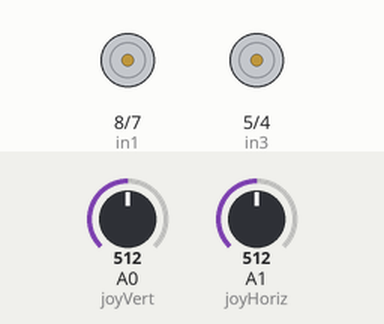
Bench run of a sketch on a simulated Arduino Uno, built with avr-gcc and run on an emulated ATmega328P. Shown: motor-driver pin pairs drawn as motors (green arrow = first pin HIGH = forward, orange = second pin HIGH = backward, longer = more drive, scaled by the enable pin). The inputs (shaded band) are chosen by the test bench; at power-on: A0 (joyVert) = 512, A1 (joyHoriz) = 512.

Above: at 1.2 s.
1.3 s: A0 (joyVert) set to 450
2.8 s: A1 (joyHoriz) set to 716
At 3.1 s:
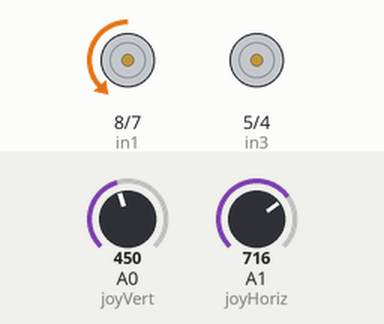
4.3 s: A0 (joyVert) set to 574
At 5.5 s:
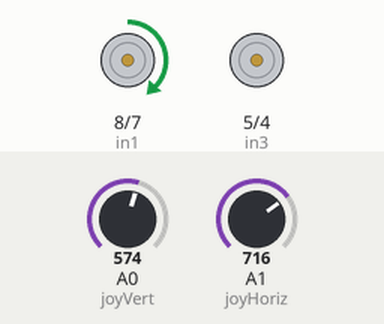
5.8 s: A1 (joyHoriz) set to 900
At 6.6 s:
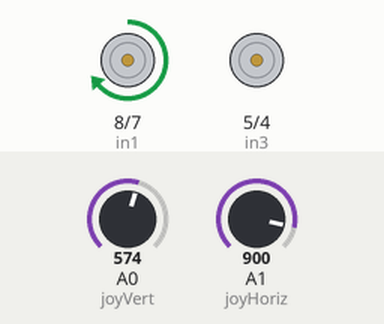
7.3 s: A1 (joyHoriz) set to 1023
At 7.8 s:
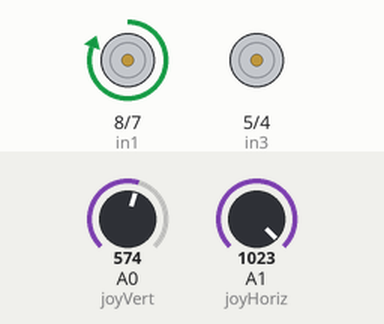
8.8 s: A0 (joyVert) set to 468
10.3 s: A0 (joyVert) set to 452
At 11.2 s:
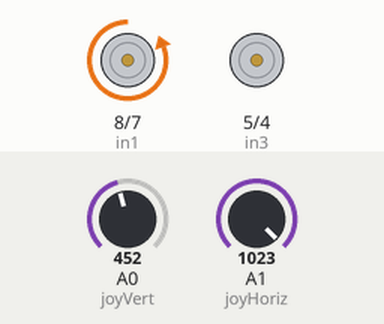
Timing chart, 0 to 12.8 s (numbered marks = the images above; inputs shaded):
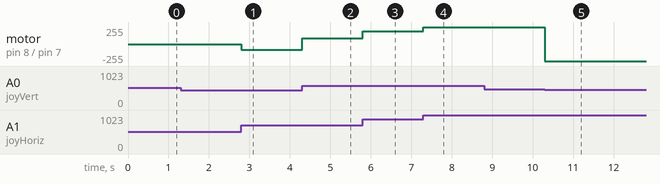

Measured:
- the behaviour switches between 460 and 459 on A0 (joyVert) (found by bisection; images 4 and 5)
- after the input at 2.8 s, motor on pin 8 (in1) / pin 7 (in2): stopped → backward 89/255 at once
- after the input at 4.3 s, motor on pin 8 (in1) / pin 7 (in2): backward 89/255 → forward 89/255 at once
- after the input at 5.8 s, motor on pin 8 (in1) / pin 7 (in2): forward 89/255 → forward 191/255 at once
- after the input at 7.3 s, motor on pin 8 (in1) / pin 7 (in2): forward 191/255 → forward 255/255 at once
- after the input at 8.8 s, every drawn part: stays the same
- after the input at 10.3 s, motor on pin 8 (in1) / pin 7 (in2): forward 255/255 → backward 255/255 at once

The sketch:

PWM_hbridge_DC.ino
```cpp
//Motor A
int enA = 9;
int in1 = 8;
int in2 = 7;

//Motor B
int enB = 3;
int in3 = 5;
int in4 = 4;

//Joystick input
int joyVert = A0; //Vertical
int joyHoriz = A1; //Horizontal

//Motor Speed due to the effects from the joystick
int speed1 = 0;
int speed2 = 0;

//Joystick values
int joyposVert = 512; //512 is the middle position
int joyposHoriz = 512;

void setup() {
  // put your setup code here, to run once:

  //Motor Control pins to outputs
  pinMode(enA, OUTPUT);
  pinMode(enB, OUTPUT);
  pinMode(in1, OUTPUT);
  pinMode(in2, OUTPUT);
  pinMode(in3, OUTPUT);
  pinMode(in4, OUTPUT);

  //Motors disabled and direction forward, joystick use ONLY
  digitalWrite(enA, LOW); // Motor A
  digitalWrite(in1, HIGH);
  digitalWrite(in2, LOW);

  digitalWrite(enB, LOW); // Motor B
  digitalWrite(in3, HIGH);
  digitalWrite(in4, LOW);
}

void loop() {

  //Read joystick x and y positions
  joyposVert = analogRead(joyVert);
  joyposHoriz = analogRead(joyHoriz);

  // Determine forward or reverse based of the joystick input

  if(joyposVert < 460)
  {
    //Backward

    digitalWrite(in1, LOW); //Motor A
    digitalWrite(in2, HIGH);

    digitalWrite(in3, LOW); //Motor B
    digitalWrite(in4, HIGH);

    //Motor Speeds
    joyposVert = joyposVert - 460;  // negative number
    joyposVert = joyposVert * -1; // turns result to a positive

    speed1 = map(joyposVert, 0, 460, 0, 255);
    speed2 = map(joyposVert, 0, 460, 0, 255);

  }
  else if (joyposVert > 564)
  {
    //Forward

    digitalWrite(in1, HIGH); //Motor A
    digitalWrite(in2, LOW);

    digitalWrite(in3, HIGH); //Motor B
    digitalWrite(in4, LOW);

    speed1 = map(joyposVert, 564, 1023, 0, 255);
    speed2 = map(joyposVert, 564, 1023, 0, 255);

  }
  else
  {
    // motor stops
    speed1 = 0;
    speed2 = 0;
  }

  //Steering portion

  if(joyposHoriz < 460)
  {
    //left
    joyposHoriz = joyposHoriz - 460;  // negative number
    joyposHoriz = joyposHoriz * -1; // turns result to a positive

    joyposHoriz = map(joyposHoriz, 0, 460, 0, 255); // 255 Maximum value

    speed1 = speed1 - joyposHoriz;
    speed2 = speed2 + joyposHoriz;

    if(speed1 < 0)speed1 = 0; //Used to not exceed range of 0-255
    if(speed2 > 255)speed2 = 255;


  }
  else if (joyposHoriz > 564)
  {
    //right
   joyposHoriz = map(joyposHoriz, 564, 1023, 0, 255); // 255 Maximum value

    speed1 = speed1 + joyposHoriz;
    speed2 = speed2 - joyposHoriz;

    if(speed1 > 255)speed1 = 255; //Used to not exceed range of 0-255
    if(speed2 < 0)speed2 = 0;


  }

  // Adjust to prevent "buzzing" at very low speed
  /*if(speed1 < 8)speed1 = 0;
  if(speed2 < 8)speed2 = 0;*/
  if (speed1 < 70) {
    speed1 = 0;
  }
  if (speed2 < 70) {
    speed2 = 0;
  }

  analogWrite(enA, speed1); // Set the motor speeds
  analogWrite(enB, speed2);

}
```
